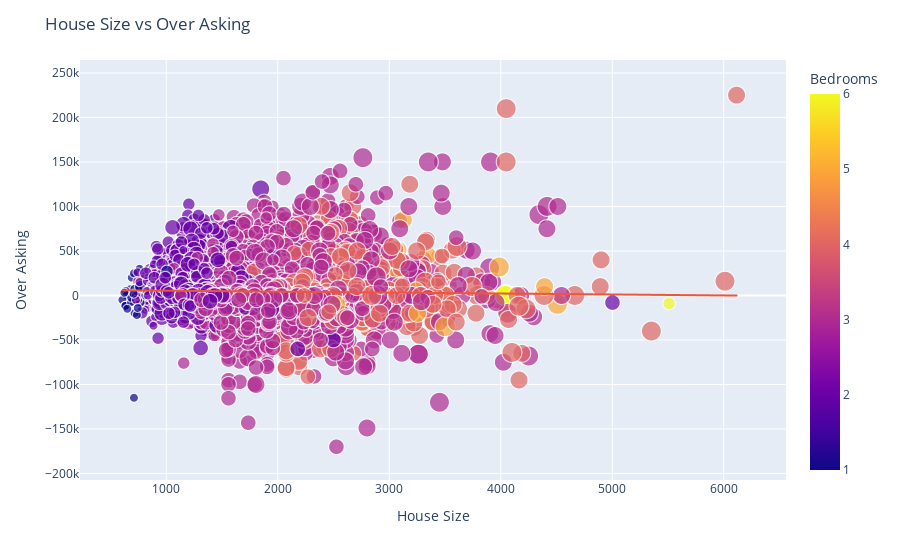

Notebook cell for this chart:
### Code cell
fig = px.scatter(th_df, x='SqFt', y='Over Asking', color='Bedrooms', size='Total Baths',trendline='ols')
fig.update_layout(title='House Size vs Over Asking',
                  xaxis_title='House Size',
                  yaxis_title='Over Asking')
fig.show()

### Figure 1 — Plotly figure (JSON) as saved in the notebook; plotly's stock layout.template omitted (floating-point values rounded to 4 significant figures; data arrays with more than 128 entries replaced by an {"elided": "..."} marker saying what was removed)
{"data": [{"hovertemplate": "SqFt=%{x}<br>Over Asking=%{y}<br>Total Baths=%{marker.size}<br>Bedrooms=%{marker.color}<extra></extra>", "legendgroup": "", "marker": {"color": {"elided": "21170 int values"}, "coloraxis": "coloraxis", "size": {"elided": "21170 int values"}, "sizemode": "area", "sizeref": 0.0125, "symbol": "circle"}, "mode": "markers", "name": "", "showlegend": false, "type": "scattergl", "x": {"elided": "21170 int values"}, "xaxis": "x", "y": {"elided": "21170 int values"}, "yaxis": "y"}, {"hovertemplate": "<b>OLS trendline</b><br>Over Asking = -1.06833 * SqFt + 6453.35<br>R<sup>2</sup>=0.000771<br><br>SqFt=%{x}<br>Over Asking=%{y} <b>(trend)</b><extra></extra>", "legendgroup": "", "marker": {"symbol": "circle"}, "mode": "lines", "name": "", "showlegend": false, "type": "scattergl", "x": {"elided": "21170 int values"}, "xaxis": "x", "y": {"elided": "21170 float values"}, "yaxis": "y"}], "layout": {"coloraxis": {"colorbar": {"title": {"text": "Bedrooms"}}, "colorscale": [[0, "#0d0887"], [0.1111, "#46039f"], [0.2222, "#7201a8"], [0.3333, "#9c179e"], [0.4444, "#bd3786"], [0.5556, "#d8576b"], [0.6667, "#ed7953"], [0.7778, "#fb9f3a"], [0.8889, "#fdca26"], [1, "#f0f921"]]}, "legend": {"itemsizing": "constant", "tracegroupgap": 0}, "margin": {"t": 60}, "title": {"text": "House Size vs Over Asking"}, "xaxis": {"anchor": "y", "domain": [0, 1], "title": {"text": "House Size"}}, "yaxis": {"anchor": "x", "domain": [0, 1], "title": {"text": "Over Asking"}}}}
